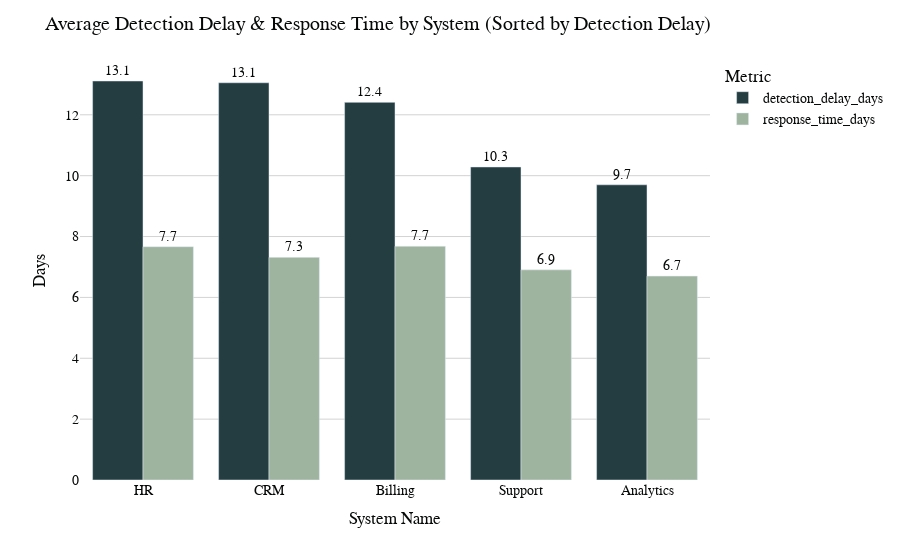

This figure's notebook cell:
### Code cell
import plotly.express as px

# Create the figure
fig = px.bar(
    melted_average_times,
    x='system_name',
    y='Days',
    color='Metric',
    barmode='group',
    color_discrete_map=colors,
    category_orders={'system_name': sorted_systems},  # keep your sorted order
    text='Days'
)

# Update layout for modern look
fig.update_layout(
    title='Average Detection Delay & Response Time by System (Sorted by Detection Delay)',
    title_font=dict(family='Work Sans', size=20, color='#070908'),
    xaxis_title='System Name',
    yaxis_title='Days',
    font=dict(family='Work Sans', size=14, color='#070908'),
    plot_bgcolor='white',
    paper_bgcolor='white',
    xaxis=dict(tickangle=0, showgrid=False),
    yaxis=dict(showgrid=True, gridcolor='lightgrey', gridwidth=1)
)

# Format the bar labels
fig.update_traces(texttemplate='%{text:.1f}', textposition='outside')

fig.show()

### Figure 1 — Plotly figure (JSON) as saved in the notebook; plotly's stock layout.template omitted (floating-point values rounded to 4 significant figures)
{"data": [{"alignmentgroup": "True", "hovertemplate": "Metric=detection_delay_days<br>system_name=%{x}<br>Days=%{text}<extra></extra>", "legendgroup": "detection_delay_days", "marker": {"color": "#233d40", "pattern": {"shape": ""}}, "name": "detection_delay_days", "offsetgroup": "detection_delay_days", "orientation": "v", "showlegend": true, "text": [9.7, 12.41, 13.05, 13.11, 10.29], "textposition": "outside", "texttemplate": "%{text:.1f}", "type": "bar", "x": ["Analytics", "Billing", "CRM", "HR", "Support"], "xaxis": "x", "y": [9.7, 12.41, 13.05, 13.11, 10.29], "yaxis": "y"}, {"alignmentgroup": "True", "hovertemplate": "Metric=response_time_days<br>system_name=%{x}<br>Days=%{text}<extra></extra>", "legendgroup": "response_time_days", "marker": {"color": "#9eb49f", "pattern": {"shape": ""}}, "name": "response_time_days", "offsetgroup": "response_time_days", "orientation": "v", "showlegend": true, "text": [6.7, 7.682, 7.316, 7.667, 6.905], "textposition": "outside", "texttemplate": "%{text:.1f}", "type": "bar", "x": ["Analytics", "Billing", "CRM", "HR", "Support"], "xaxis": "x", "y": [6.7, 7.682, 7.316, 7.667, 6.905], "yaxis": "y"}], "layout": {"barmode": "group", "font": {"color": "#070908", "family": "Work Sans", "size": 14}, "legend": {"title": {"text": "Metric"}, "tracegroupgap": 0}, "margin": {"t": 60}, "paper_bgcolor": "white", "plot_bgcolor": "white", "title": {"font": {"color": "#070908", "family": "Work Sans", "size": 20}, "text": "Average Detection Delay & Response Time by System (Sorted by Detection Delay)"}, "xaxis": {"anchor": "y", "categoryarray": ["HR", "CRM", "Billing", "Support", "Analytics"], "categoryorder": "array", "domain": [0, 1], "showgrid": false, "tickangle": 0, "title": {"text": "System Name"}}, "yaxis": {"anchor": "x", "domain": [0, 1], "gridcolor": "lightgrey", "gridwidth": 1, "showgrid": true, "title": {"text": "Days"}}}}
